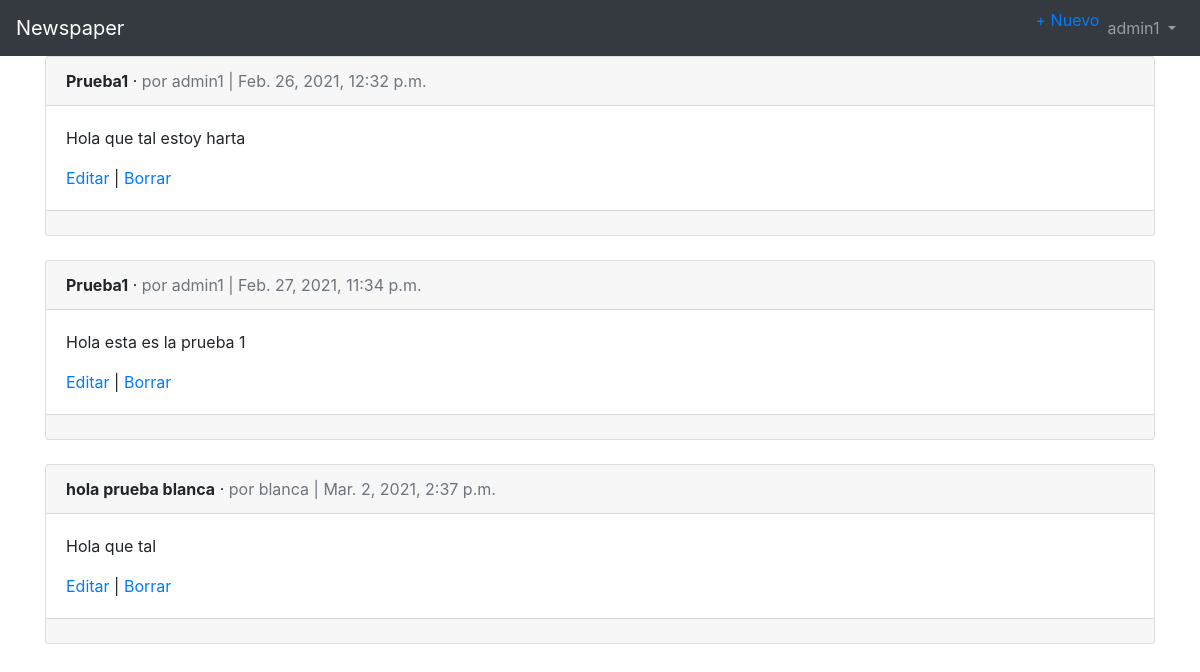
The page /articles/ (signed in) on the database as committed earlier.
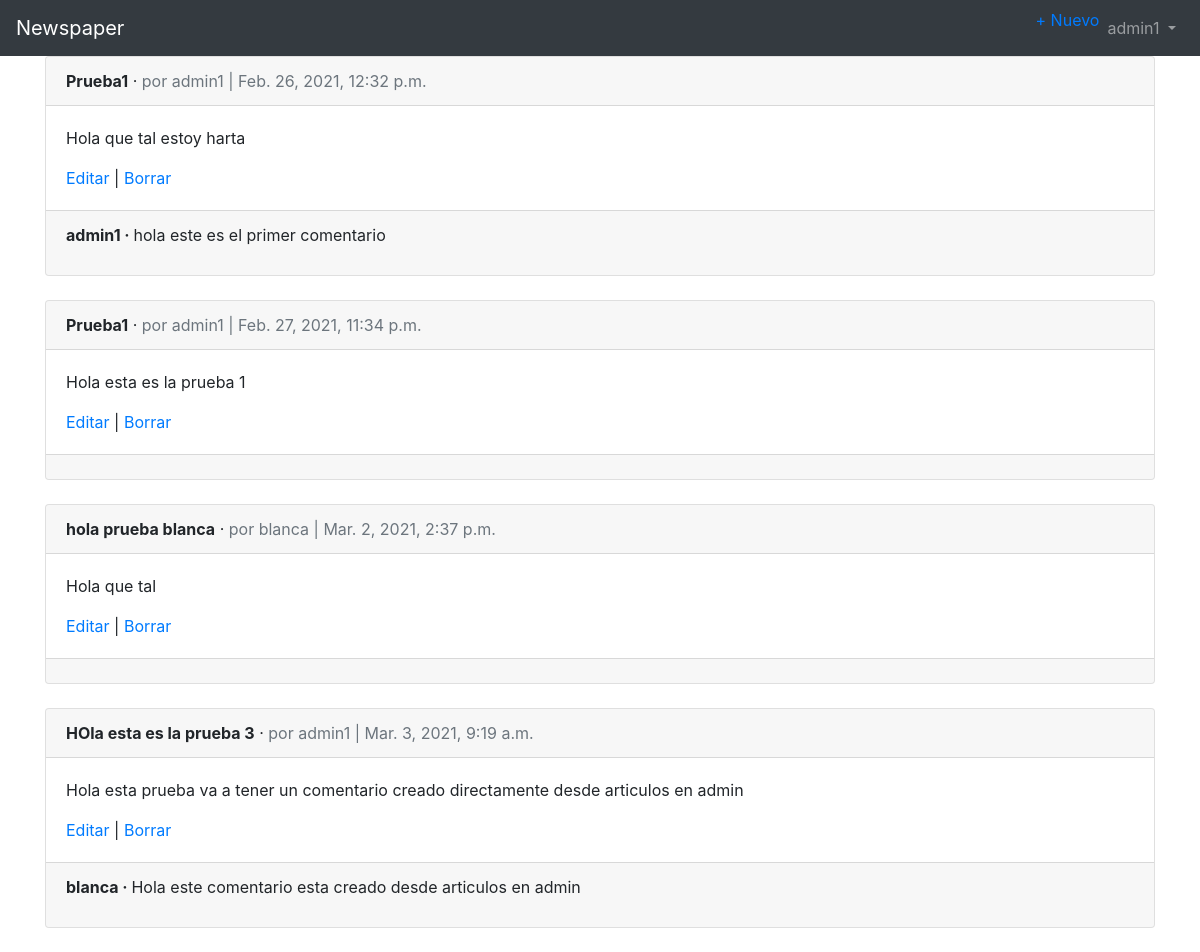
The same page on the database as committed later.
### accounts/models.py (models this page shows)
class CustomUser(AbstractUser):
    age = models.PositiveIntegerField(null=True, blank=True)

### articles/models.py (models this page shows, shortened)
class Article(models.Model):
    title = models.CharField(max_length=255, verbose_name='Título')
    body = models.TextField(verbose_name='Cuerpo')
    date = models.DateTimeField(auto_now_add=True, verbose_name='Fecha')
    author = models.ForeignKey(
        get_user_model(),
        on_delete=models.CASCADE,
        verbose_name='Autor'
    )

class Comment(models.Model):
    article = models.ForeignKey(
        Article,
        on_delete=models.CASCADE,
        related_name='comments',
        verbose_name='Artículo'
    )
    comment = models.CharField(max_length=140, verbose_name='Comentario')
    author = models.ForeignKey(
        get_user_model(),
        on_delete=models.CASCADE,
        verbose_name='Autor'
    )
    def __str__(self):
        return self.comment

### articles/views.py (the view)
# urls.py: path('', ArticleListView.as_view(), name='article_list'),
class ArticleListView(LoginRequiredMixin, ListView):
    model = Article
    template_name = 'article_list.html'

### templates/article_list.html (shortened to what this page needs)
{% extends 'base.html' %}
{% block content %}
  {% for article in object_list %}
    <div class="card">
      <div class="card-header">
        <span class="font-weight-bold">{{ article.title }}</span> &middot;
        <span class="text-muted">por {{ article.author }} | {{ article.date }}</span>
      </div>
      <div class="card-body">
        <p>{{ article.body }}</p>
        <a href="{% url 'article_edit' article.pk %}">Editar</a> |
        <a href="{% url 'article_delete' article.pk %}">Borrar</a>
      </div>
      <div class="card-footer">
        {% for comment in article.comments.all %}
          <p>
            <span class="font-weight-bold">
              {{ comment.author }} &middot;
            </span>
            {{ comment }}
          </p>
        {% endfor %}
      </div>
    </div>
    <br>
  {% endfor %}
{% endblock content %}

### templates/base.html (shortened to what this page needs)
<!doctype html>
<html lang="es">
  <head>
    <link rel="stylesheet" href="https://cdn.jsdelivr.net/npm/bootstrap@4.5.3/dist/css/bootstrap.min.css">
  </head>
  <body>
    <nav class="navbar navbar-expand-lg navbar-dark bg-dark">
      <a class="navbar-brand" href="{% url 'home' %}">Newspaper</a>
      <div class="collapse navbar-collapse" id="navbarSupportedContent">
        {% if user.is_authenticated %}
          <ul class="navbar-nav ml-auto">
            <li class="nav-item">
              <a href="{% url 'article_new' %}">+ Nuevo</a>
            </li>
            <li class="nav-item">
              <a class="nav-link dropdown-toggle" href="#" id="navbarDropdown" role="button" data-toggle="dropdown" aria-haspopup="true" aria-expanded="false">
                {{ user.username }}
              </a>
            </li>
          </ul>
        {% else %}
          <form class="form-inline ml-auto">
            <a href="{% url 'login' %}" class="btn btn-outline-secondary">Log In</a>
            <a href="{% url 'signup' %}" class="btn btn-primary ml-2">Sign up</a>
          </form>
        {% endif %}
      </div>
    </nav>
    <main>
      <div class="container">
        {% block content %}
        {% endblock content %}
      </div>
    </main>
  </body>
</html>

Rows that differ between the two databases and show on the page:
added Comment: author "admin1", comment "hola este es el primer comentario", shown under Article "Feb. 26, 2021, 12:32 p.m."
added Article: title "HOla esta es la prueba 3", author "admin1", date "Mar. 3, 2021, 9:19 a.m.", body "Hola esta prueba va a tener un comentario creado directamente desde articulos en admin"
added Comment: author "blanca", comment "Hola este comentario esta creado desde articulos en admin", shown under "HOla esta es la prueba 3"
